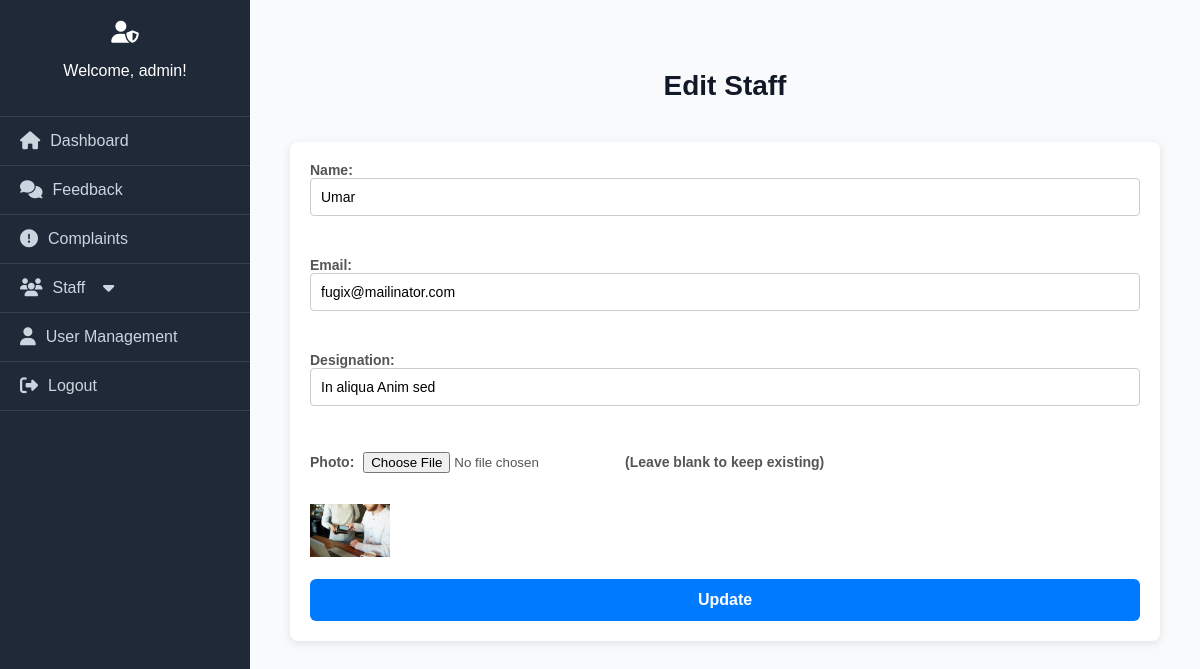
Screenshot of /edit_staff.php?id=6 (signed in) with the database file from the repository.
### tables this page shows
CREATE TABLE `staff` (
  `id` int(11) NOT NULL,
  `name` varchar(100) NOT NULL,
  `email` varchar(100) DEFAULT NULL,
  `designation` varchar(100) DEFAULT NULL,
  `image` varchar(255) DEFAULT NULL,
  `active` tinyint(1) DEFAULT 1
);

### edit_staff.php (the view, shortened to what this page needs)
<!DOCTYPE html>
<html lang="en">
<head>
    <link rel="stylesheet" href="admin_styles.css">
    <link rel="stylesheet" href="styles.css">
    <link rel="stylesheet" href="https://cdnjs.cloudflare.com/ajax/libs/font-awesome/6.5.0/css/all.min.css">
</head>
<body>
<div class="admin-wrapper">
    <aside class="admin-sidebar">
    <?php include 'sidebar.php'; ?>
    </aside>
    <main class="admin-main">
    <div class="admin-header">
    <h1>Edit Staff</h1>
        </div>
        <div class="container">
        <?php
include 'db.php';
$id = $_GET['id'];
$result = $conn->query("SELECT * FROM staff WHERE id = $id");
if ($result->num_rows > 0) {
    $staff = $result->fetch_assoc();
} else {
    echo "Staff not found.";
    exit;
}
?>
<form method="POST" enctype="multipart/form-data">
    <label>Name: <input type="text" name="name" value="<?= htmlspecialchars($staff['name']) ?>"></label><br>
    <label>Email: <input type="email" name="email" value="<?= htmlspecialchars($staff['email']) ?>"></label><br>
    <label>Designation: <input type="text" name="designation" value="<?= htmlspecialchars($staff['designation']) ?>"></label><br>
    <label>Photo: <input type="file" name="image"> (Leave blank to keep existing)</label><br>
    <img src="<?= $staff['image'] ?>" width="80"><br><br>
    <button type="submit" name="update">Update</button>
</form>
    </div>
</div>
</body>
</html>

### admin_styles.css (style rules this page uses)
body { margin: 0; font-family: 'Segoe UI', sans-serif; background: #f4f6f8; color: #333; }
.admin-wrapper { display: flex; height: 100vh; }
.admin-sidebar { width: 250px; height: 100vh; background-color: #1f2937; color: #fff; display: flex; flex-direction: column; box-shadow: 2px 0 5px rgba(0, 0, 0, 0.1); }
.admin-main { flex-grow: 1; padding: 40px; background: #f9fafb; }
.admin-header h1 { font-size: 28px; margin-bottom: 10px; color: #111827; }

### styles.css (style rules this page uses)
body { font-family: Arial, sans-serif; margin: 0; padding: 0; background-color: #f4f4f4; color: #333; }
h1 { text-align: center; margin-top: 30px; color: #333; }
form { max-width: 900px; margin: 40px auto; padding: 20px; background-color: #fff; box-shadow: 0 2px 10px rgba(0, 0, 0, 0.1); border-radius: 8px; }
label { font-size: 14px; font-weight: bold; color: #555; margin-bottom: 8px; display: block; }
input[type="text"], input[type="email"], input[type="date"], select, textarea { width: 100%; padding: 10px; margin-bottom: 15px; border: 1px solid #ccc; border-radius: 4px; box-sizing: border-box; font-size: 14px; }
input[type="file"] { padding: 5px; }
button, .action-buttons a { background-color: #4CAF50; color: white; padding: 12px 20px; border: none; border-radius: 4px; cursor: pointer; font-size: 14px; font-weight: 600; text-decoration: none; box-sizing: border-box; display: inline-block; transition: background-color 0.3s; }
form button { background-color: #007BFF; color: white; padding: 12px; width: 100%; border: none; border-radius: 6px; font-size: 16px; cursor: pointer; transition: background 0.3s; }

### rows the page displays
staff: name "Umar", email "fugix@mailinator.com", designation "In aliqua Anim sed", image (picture)

### other values shown
$username "admin"
